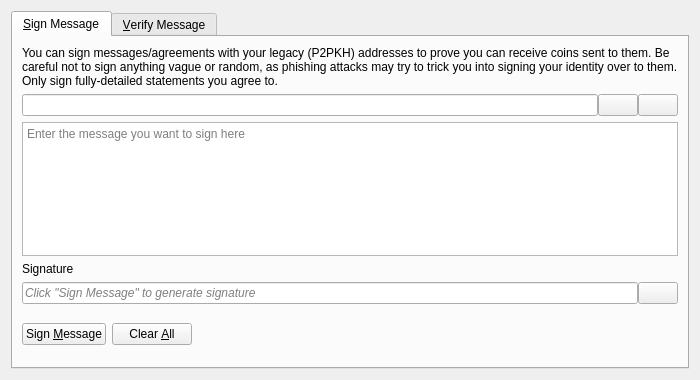
<?xml version="1.0" encoding="UTF-8"?>
<ui version="4.0">
 <class>SignVerifyMessageDialog</class>
 <widget class="QDialog" name="SignVerifyMessageDialog">
  <property name="geometry">
   <rect>
    <x>0</x>
    <y>0</y>
    <width>700</width>
    <height>380</height>
   </rect>
  </property>
  <property name="windowTitle">
   <string>Signatures - Sign / Verify a Message</string>
  </property>
  <property name="modal">
   <bool>true</bool>
  </property>
  <layout class="QVBoxLayout" name="verticalLayout">
   <item>
    <widget class="QTabWidget" name="tabWidget">
     <property name="currentIndex">
      <number>0</number>
     </property>
     <widget class="QWidget" name="tabSignMessage">
      <attribute name="title">
       <string>&amp;Sign Message</string>
      </attribute>
      <layout class="QVBoxLayout" name="verticalLayout_SM">
       <item>
        <widget class="QLabel" name="infoLabel_SM">
         <property name="text">
          <string>You can sign messages/agreements with your legacy (P2PKH) addresses to prove you can receive coins sent to them. Be careful not to sign anything vague or random, as phishing attacks may try to trick you into signing your identity over to them. Only sign fully-detailed statements you agree to.</string>
         </property>
         <property name="textFormat">
          <enum>Qt::PlainText</enum>
         </property>
         <property name="wordWrap">
          <bool>true</bool>
         </property>
        </widget>
       </item>
       <item>
        <layout class="QHBoxLayout" name="horizontalLayout_1_SM">
         <property name="spacing">
          <number>0</number>
         </property>
         <item>
          <widget class="QValidatedLineEdit" name="addressIn_SM">
           <property name="toolTip">
            <string>The Bitcoinsilver address to sign the message with</string>
           </property>
          </widget>
         </item>
         <item>
          <widget class="QPushButton" name="addressBookButton_SM">
           <property name="toolTip">
            <string>Choose previously used address</string>
           </property>
           <property name="text">
            <string/>
           </property>
           <property name="icon">
            <iconset resource="../bitcoin.qrc">
             <normaloff>:/icons/address-book</normaloff>:/icons/address-book</iconset>
           </property>
           <property name="shortcut">
            <string>Alt+A</string>
           </property>
           <property name="autoDefault">
            <bool>false</bool>
           </property>
          </widget>
         </item>
         <item>
          <widget class="QPushButton" name="pasteButton_SM">
           <property name="toolTip">
            <string>Paste address from clipboard</string>
           </property>
           <property name="text">
            <string/>
           </property>
           <property name="icon">
            <iconset resource="../bitcoin.qrc">
             <normaloff>:/icons/editpaste</normaloff>:/icons/editpaste</iconset>
           </property>
           <property name="shortcut">
            <string>Alt+P</string>
           </property>
           <property name="autoDefault">
            <bool>false</bool>
           </property>
          </widget>
         </item>
        </layout>
       </item>
       <item>
        <widget class="QPlainTextEdit" name="messageIn_SM">
         <property name="toolTip">
          <string>Enter the message you want to sign here</string>
         </property>
         <property name="placeholderText">
          <string>Enter the message you want to sign here</string>
         </property>
        </widget>
       </item>
       <item>
        <widget class="QLabel" name="signatureLabel_SM">
         <property name="text">
          <string>Signature</string>
         </property>
         <property name="textFormat">
          <enum>Qt::PlainText</enum>
         </property>
        </widget>
       </item>
       <item>
        <layout class="QHBoxLayout" name="horizontalLayout_2_SM">
         <property name="spacing">
          <number>0</number>
         </property>
         <item>
          <widget class="QLineEdit" name="signatureOut_SM">
           <property name="placeholderText">
            <string>Click "Sign Message" to generate signature</string>
           </property>
           <property name="font">
            <font>
             <italic>true</italic>
            </font>
           </property>
           <property name="readOnly">
            <bool>true</bool>
           </property>
          </widget>
         </item>
         <item>
          <widget class="QPushButton" name="copySignatureButton_SM">
           <property name="toolTip">
            <string>Copy the current signature to the system clipboard</string>
           </property>
           <property name="text">
            <string/>
           </property>
           <property name="icon">
            <iconset resource="../bitcoin.qrc">
             <normaloff>:/icons/editcopy</normaloff>:/icons/editcopy</iconset>
           </property>
           <property name="autoDefault">
            <bool>false</bool>
           </property>
          </widget>
         </item>
        </layout>
       </item>
       <item>
        <layout class="QHBoxLayout" name="horizontalLayout_3_SM">
         <item>
          <widget class="QPushButton" name="signMessageButton_SM">
           <property name="toolTip">
            <string>Sign the message to prove you own this Bitcoinsilver address</string>
           </property>
           <property name="text">
            <string>Sign &amp;Message</string>
           </property>
           <property name="icon">
            <iconset resource="../bitcoin.qrc">
             <normaloff>:/icons/edit</normaloff>:/icons/edit</iconset>
           </property>
           <property name="autoDefault">
            <bool>false</bool>
           </property>
          </widget>
         </item>
         <item>
          <widget class="QPushButton" name="clearButton_SM">
           <property name="toolTip">
            <string>Reset all sign message fields</string>
           </property>
           <property name="text">
            <string>Clear &amp;All</string>
           </property>
           <property name="icon">
            <iconset resource="../bitcoin.qrc">
             <normaloff>:/icons/remove</normaloff>:/icons/remove</iconset>
           </property>
           <property name="autoDefault">
            <bool>false</bool>
           </property>
          </widget>
         </item>
         <item>
          <spacer name="horizontalSpacer_1_SM">
           <property name="orientation">
            <enum>Qt::Horizontal</enum>
           </property>
           <property name="sizeHint" stdset="0">
            <size>
             <width>40</width>
             <height>48</height>
            </size>
           </property>
          </spacer>
         </item>
         <item>
          <widget class="QLabel" name="statusLabel_SM">
           <property name="font">
            <font>
             <weight>75</weight>
             <bold>true</bold>
            </font>
           </property>
           <property name="text">
            <string/>
           </property>
           <property name="wordWrap">
            <bool>true</bool>
           </property>
          </widget>
         </item>
         <item>
          <spacer name="horizontalSpacer_2_SM">
           <property name="orientation">
            <enum>Qt::Horizontal</enum>
           </property>
           <property name="sizeHint" stdset="0">
            <size>
             <width>40</width>
             <height>48</height>
            </size>
           </property>
          </spacer>
         </item>
        </layout>
       </item>
      </layout>
     </widget>
     <widget class="QWidget" name="tabVerifyMessage">
      <attribute name="title">
       <string>&amp;Verify Message</string>
      </attribute>
      <layout class="QVBoxLayout" name="verticalLayout_VM">
       <item>
        <widget class="QLabel" name="infoLabel_VM">
         <property name="text">
          <string>Enter the receiver's address, message (ensure you copy line breaks, spaces, tabs, etc. exactly) and signature below to verify the message. Be careful not to read more into the signature than what is in the signed message itself, to avoid being tricked by a man-in-the-middle attack. Note that this only proves the signing party receives with the address, it cannot prove sendership of any transaction!</string>
         </property>
         <property name="textFormat">
          <enum>Qt::PlainText</enum>
         </property>
         <property name="alignment">
          <set>Qt::AlignLeading|Qt::AlignLeft|Qt::AlignTop</set>
         </property>
         <property name="wordWrap">
          <bool>true</bool>
         </property>
        </widget>
       </item>
       <item>
        <layout class="QHBoxLayout" name="horizontalLayout_1_VM">
         <property name="spacing">
          <number>0</number>
         </property>
         <item>
          <widget class="QValidatedLineEdit" name="addressIn_VM">
           <property name="toolTip">
            <string>The Bitcoinsilver address the message was signed with</string>
           </property>
          </widget>
         </item>
         <item>
          <widget class="QPushButton" name="addressBookButton_VM">
           <property name="toolTip">
            <string>Choose previously used address</string>
           </property>
           <property name="text">
            <string/>
           </property>
           <property name="icon">
            <iconset resource="../bitcoin.qrc">
             <normaloff>:/icons/address-book</normaloff>:/icons/address-book</iconset>
           </property>
           <property name="shortcut">
            <string>Alt+A</string>
           </property>
           <property name="autoDefault">
            <bool>false</bool>
           </property>
          </widget>
         </item>
        </layout>
       </item>
       <item>
        <widget class="QPlainTextEdit" name="messageIn_VM">
          <property name="toolTip">
            <string>The signed message to verify</string>
          </property>
          <property name="placeholderText">
            <string>The signed message to verify</string>
          </property>
        </widget>
       </item>
       <item>
        <widget class="QValidatedLineEdit" name="signatureIn_VM">
          <property name="toolTip">
            <string>The signature given when the message was signed</string>
          </property>
          <property name="placeholderText">
            <string>The signature given when the message was signed</string>
          </property>
        </widget>
       </item>
       <item>
        <layout class="QHBoxLayout" name="horizontalLayout_2_VM">
         <item>
          <widget class="QPushButton" name="verifyMessageButton_VM">
           <property name="toolTip">
            <string>Verify the message to ensure it was signed with the specified Bitcoinsilver address</string>
           </property>
           <property name="text">
            <string>Verify &amp;Message</string>
           </property>
           <property name="icon">
            <iconset resource="../bitcoin.qrc">
             <normaloff>:/icons/transaction_0</normaloff>:/icons/transaction_0</iconset>
           </property>
           <property name="autoDefault">
            <bool>false</bool>
           </property>
          </widget>
         </item>
         <item>
          <widget class="QPushButton" name="clearButton_VM">
           <property name="toolTip">
            <string>Reset all verify message fields</string>
           </property>
           <property name="text">
            <string>Clear &amp;All</string>
           </property>
           <property name="icon">
            <iconset resource="../bitcoin.qrc">
             <normaloff>:/icons/remove</normaloff>:/icons/remove</iconset>
           </property>
           <property name="autoDefault">
            <bool>false</bool>
           </property>
          </widget>
         </item>
         <item>
          <spacer name="horizontalSpacer_1_VM">
           <property name="orientation">
            <enum>Qt::Horizontal</enum>
           </property>
           <property name="sizeHint" stdset="0">
            <size>
             <width>40</width>
             <height>48</height>
            </size>
           </property>
          </spacer>
         </item>
         <item>
          <widget class="QLabel" name="statusLabel_VM">
           <property name="font">
            <font>
             <weight>75</weight>
             <bold>true</bold>
            </font>
           </property>
           <property name="text">
            <string/>
           </property>
           <property name="wordWrap">
            <bool>true</bool>
           </property>
          </widget>
         </item>
         <item>
          <spacer name="horizontalSpacer_2_VM">
           <property name="orientation">
            <enum>Qt::Horizontal</enum>
           </property>
           <property name="sizeHint" stdset="0">
            <size>
             <width>40</width>
             <height>48</height>
            </size>
           </property>
          </spacer>
         </item>
        </layout>
       </item>
      </layout>
     </widget>
    </widget>
   </item>
  </layout>
 </widget>
 <customwidgets>
  <customwidget>
   <class>QValidatedLineEdit</class>
   <extends>QLineEdit</extends>
   <header>qt/qvalidatedlineedit.h</header>
  </customwidget>
 </customwidgets>
 <resources>
  <include location="../bitcoin.qrc"/>
 </resources>
 <connections/>
</ui>
